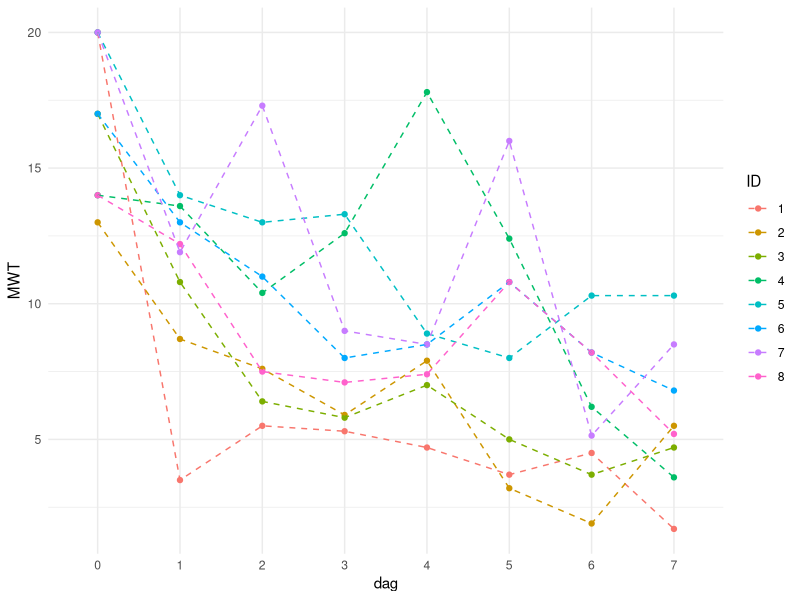
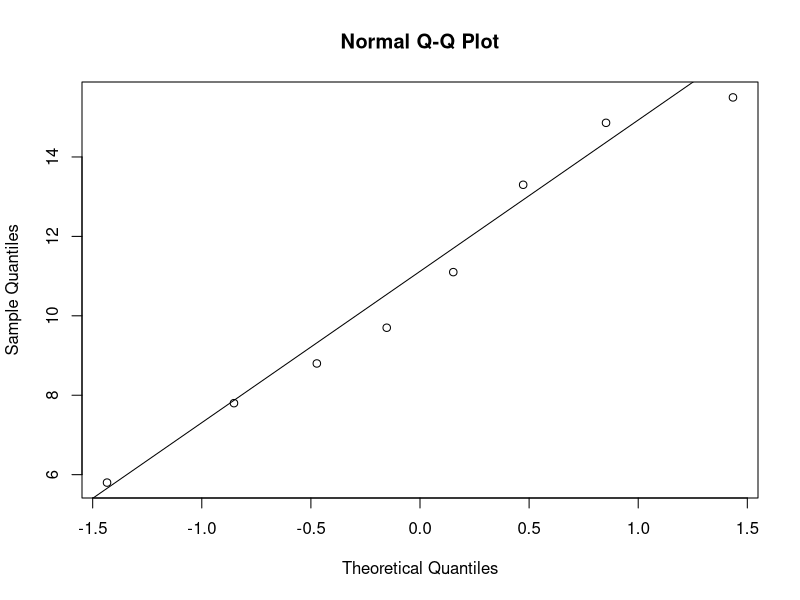
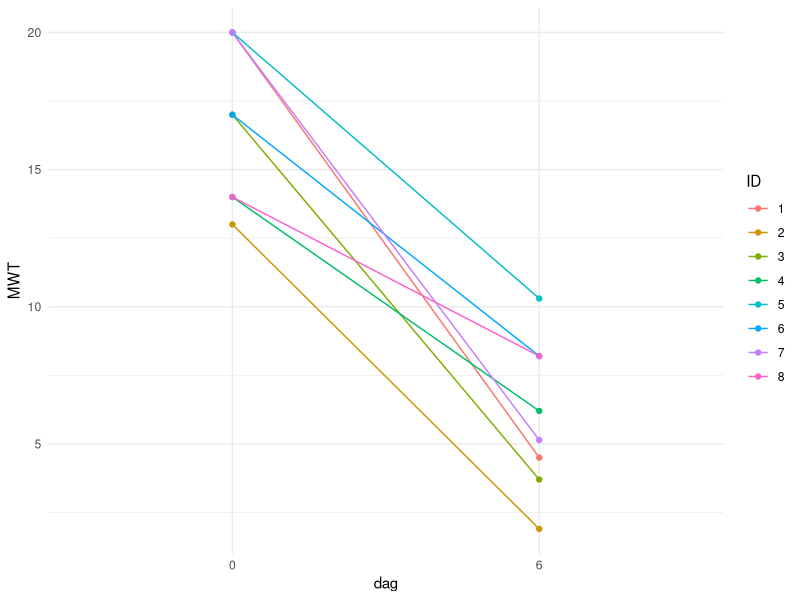
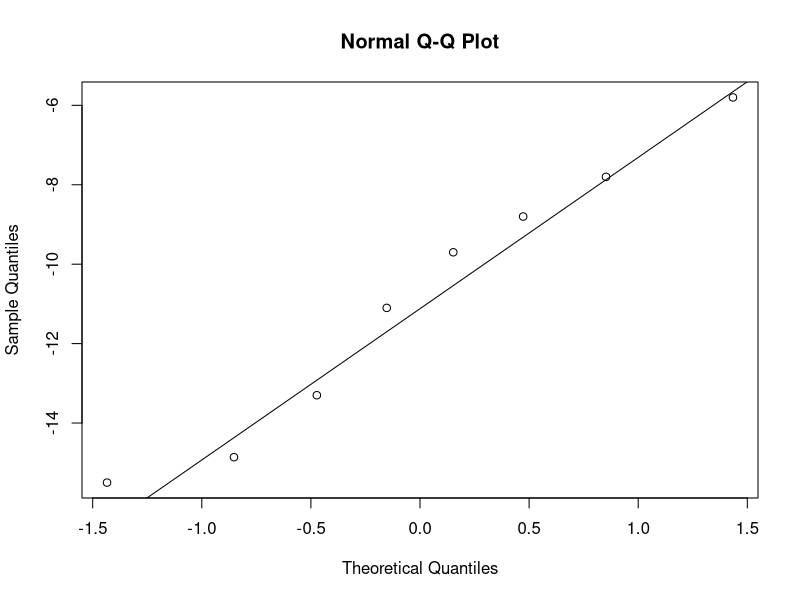

R code for these plots, in order: (Note: this script raises an error after producing the figures.)
slaap <- data.frame(ID = as.factor(seq(8)),
                    MWT_d0 = c(20, 13, 17, 14, 20, 17, 20, 14),
                    MWT_d1 = c(3.5, 8.7, 10.8, 13.6, 14, 13, 11.9, 12.2),
                    MWT_d2 = c(5.5, 7.6, 6.4, 10.4, 13, 11, 17.3, 7.5),
                    MWT_d3 = c(5.3, 5.9, 5.8, 12.6, 13.3, 8, 9, 7.1),
                    MWT_d4 = c(4.7, 7.9, 7, 17.8, 8.9, 8.5, 8.5, 7.4),
                    MWT_d5 = c(3.7, 3.2, 5, 12.4, 8, 10.8, 16, 10.8),
                    MWT_d6 = c(4.5, 1.9, 3.7, 6.2, 10.3, 8.2, 5.14, 8.2),
                    MWT_d7 = c(1.7, 5.5, 4.7, 3.6, 10.3, 6.8, 8.5, 5.2))

library("ggplot2")
library("tidyverse")

slaap_lang <- pivot_longer(slaap, 
                           cols = starts_with("MWT"),
                           names_to = "dag",
                           names_prefix = "MWT_d", 
                           values_to = "MWT")

ggplot(slaap_lang, aes(x = dag, y = MWT, color = ID)) +
  geom_point() +
  geom_line(aes(group = ID), lty = 2) +
  theme_minimal()

summary(slaap$MWT_d0)
summary(slaap$MWT_d6)

sd(slaap$MWT_d0)
sd(slaap$MWT_d6)

qqnorm(slaap$MWT_d0 - slaap$MWT_d6)
qqline(slaap$MWT_d0 - slaap$MWT_d6)

t.test(slaap$MWT_d0, slaap$MWT_d7, paired = TRUE)
t.test(slaap$MWT_d0, slaap$MWT_d4, paired = TRUE)

dagen_geselecteerd <- slaap_lang[slaap_lang$dag == 0 | slaap_lang$dag == 6, ]

ggplot(dagen_geselecteerd, aes(x = dag, y = MWT, color = ID)) +
  geom_point() +
  geom_line(aes(group = ID), lt = 2) +
  theme_minimal()

bereken_verschillen <- function(data) {
  data %>%
    pivot_wider(names_from = dag, values_from = MWT) %>%
    mutate(verschil = `6` - `0`) %>%
    select(ID, verschil)
}
verschillen <- bereken_verschillen(dagen_geselecteerd)
t.test(verschillen$verschil)

qqnorm(verschillen$verschil)
qqline(verschillen$verschil)
#vervelende outlier... in het verschil tussen dag 0 en 7; misschien 0 en 6 gebruiken?

t.test(slaap$MWT_d6[slaap$groep == 1], slaap$MWT_d6[slaap$groep == 2], var.equal = T)
sd(slaap$MWT_d6[slaap$groep == 1])
sd(slaap$MWT_d6[slaap$groep == 2])
